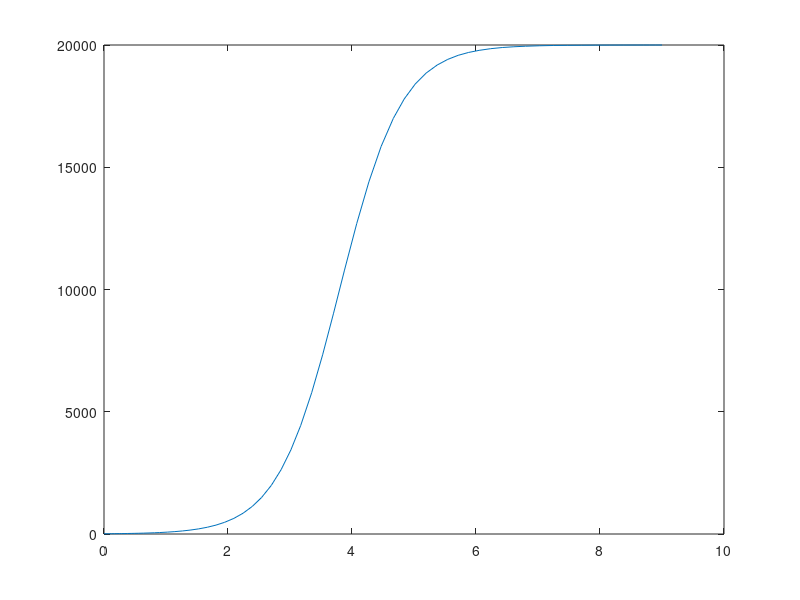

Recreate this plot in MATLAB.
function [t,y] = call_dstate()
    tspan = [0 9]; % set time interval
    y0 = 10; % set ini!tial condition
    % dstate evaluates r.h.s. of the ode 
    [t,y] = ode45(@dstate,tspan,y0); 
    plot(t,y)
    disp([t,y]) % displays t and y(t)
        function dydt = dstate(t,y)
            alpha=2; gamma=0.0001;
            dydt = alpha*y-gamma*y^2;
        end
end